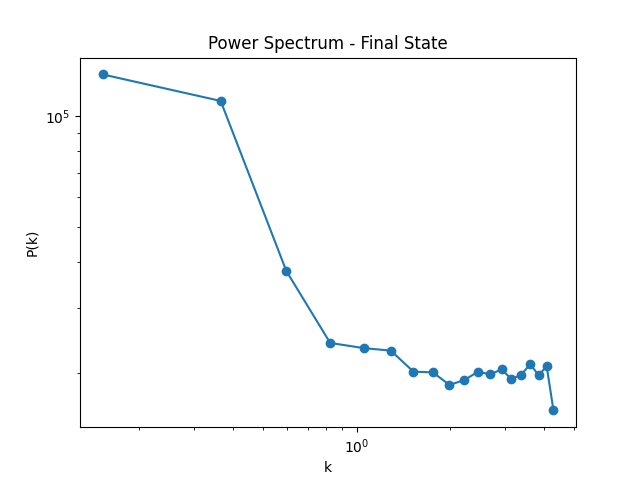

Generate this figure with Python:
from scalar_field_defrag_gpu import ScalarFieldDefragGPU
import numpy as np
import matplotlib.pyplot as plt

# Load final state (you need to save psi_final from your run)
# For now, recreate
sim = ScalarFieldDefragGPU(L=128, g_defrag=1.5, lambda_param=0.0)
psi = sim.create_uniform_noise(mean=1.0, noise_amp=0.1, seed=42)

# Evolve to final state
for _ in range(5000):
    psi, _ = sim.evolve_step_rk4(psi)

# Compute power spectrum
k_radial, P_radial = sim.compute_power_spectrum(psi)

plt.loglog(k_radial, P_radial, 'o-')
plt.xlabel('k')
plt.ylabel('P(k)')
plt.title('Power Spectrum - Final State')
plt.savefig('power_spectrum.png')